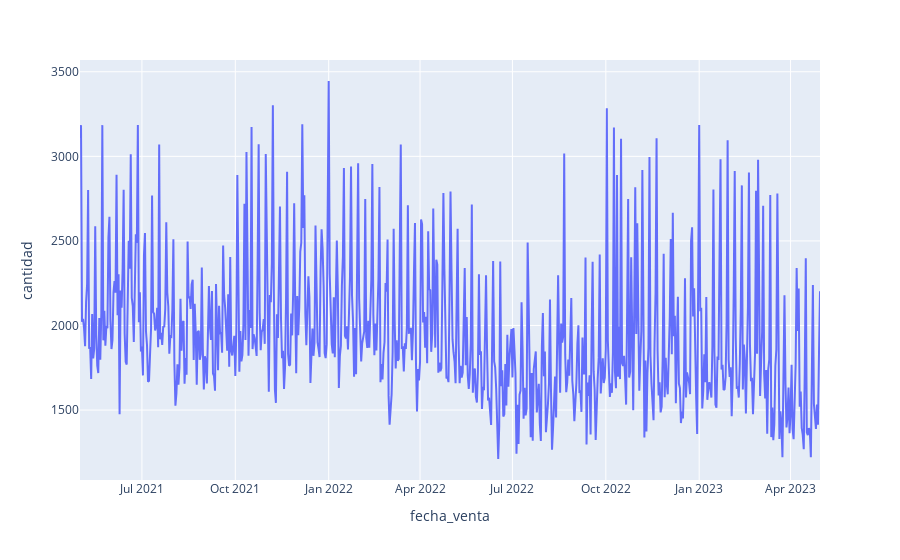

Source (notebook cell):
### Markdown cell above
7. Crea un gráfico de la evolución temporal general de la variable "cantidad".

### Code cell
# Agrupamos las ventas por día y sumamos la cantidad vendida
grupo = vt.groupby(pd.Grouper(key="fecha_venta", freq="1D"))["cantidad"].sum().reset_index()

# Creamos un gráfico de líneas mostrando la evolución diaria de la cantidad vendida
fig = px.line(grupo, x="fecha_venta", y="cantidad")
fig.show()

### Figure 1 — Plotly figure (JSON) as saved in the notebook; plotly's stock layout.template omitted (floating-point values rounded to 4 significant figures; data arrays with more than 128 entries replaced by an {"elided": "..."} marker saying what was removed)
{"data": [{"hovertemplate": "fecha_venta=%{x}<br>cantidad=%{y}<extra></extra>", "legendgroup": "", "line": {"color": "#636efa", "dash": "solid"}, "marker": {"symbol": "circle"}, "mode": "lines", "name": "", "orientation": "v", "showlegend": false, "type": "scatter", "x": {"elided": "730 str values"}, "xaxis": "x", "y": {"elided": "730 float values"}, "yaxis": "y"}], "layout": {"legend": {"tracegroupgap": 0}, "margin": {"t": 60}, "xaxis": {"anchor": "y", "domain": [0, 1], "title": {"text": "fecha_venta"}}, "yaxis": {"anchor": "x", "domain": [0, 1], "title": {"text": "cantidad"}}}}
